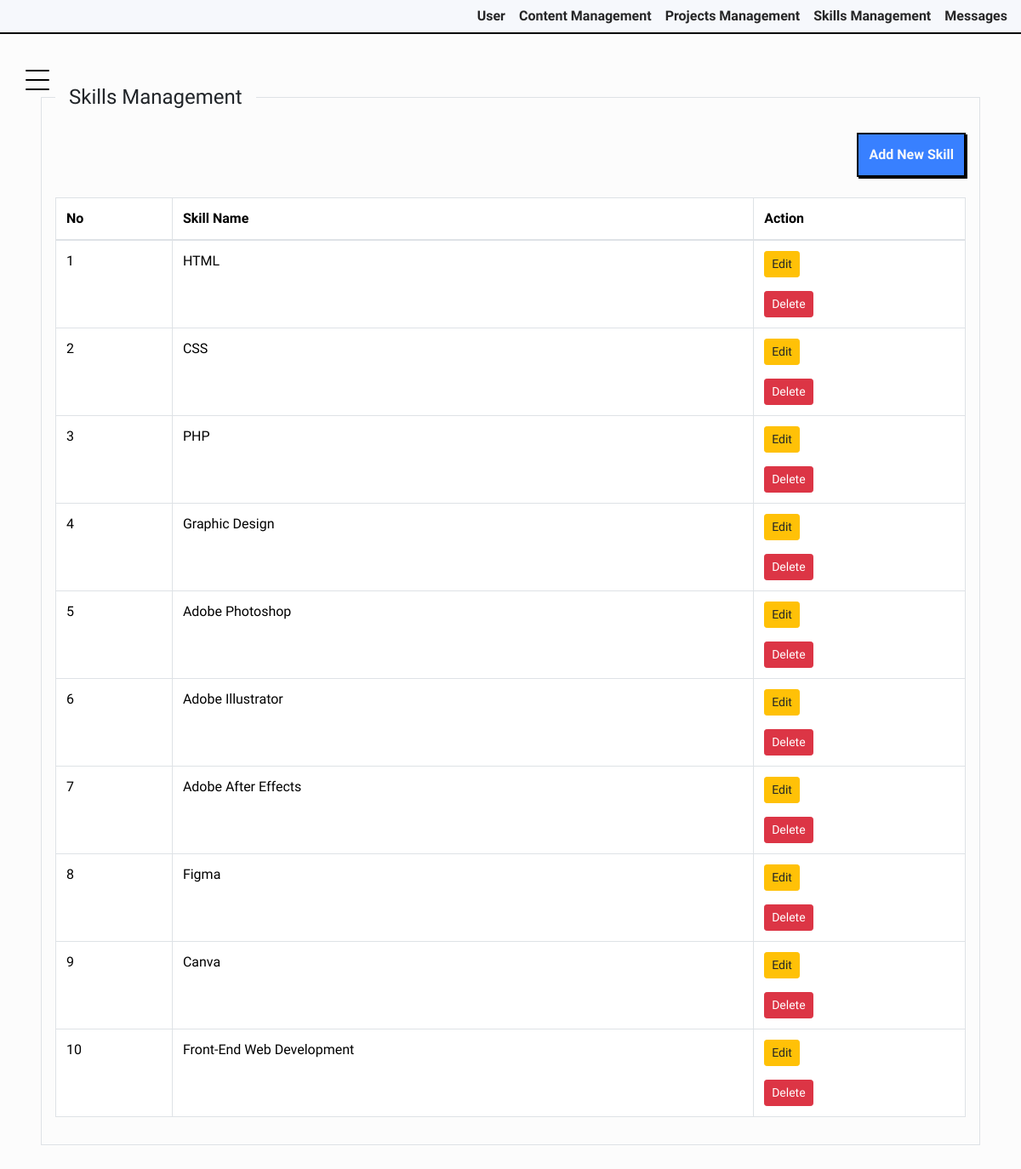
/admin/skills.php, run on the app's committed database.
### tables this page shows
CREATE TABLE `skills` (
  `id` int(11) NOT NULL,
  `skill_name` varchar(255) NOT NULL,
  `created_at` timestamp NOT NULL DEFAULT current_timestamp(),
  `updated_at` timestamp NOT NULL DEFAULT current_timestamp() ON UPDATE current_timestamp()
);

### admin/skills.php (the view, shortened to what this page needs)
<?php
  include 'connection.php';
  $querySkill = mysqli_query($connection, "SELECT * FROM skills");
?>
<!DOCTYPE html>
<html lang="en" class="light-style layout-menu-fixed" dir="ltr" data-theme="theme-default" data-assets-path="../assets/" data-template="vertical-menu-template-free">
<head>
    <link rel="stylesheet" href="../assets/bootstrap-5.3.3-dist/css/bootstrap.min.css" />
    <link rel="stylesheet" href="../assets/style.css">
</head>
<body>
    <div class="layout-wrapper layout-content-navbar">
        <div class="layout-container">
            <?php include 'inc/nav.php'; ?>
            <?php include 'inc/sidebar.php'; ?>
            <div class="content">
                <div class="container-xxl p-5 mt-5">
                    <fieldset class="border p-3 border-black border-3">
                        <legend class="float-none w-auto px-3">Skills Management</legend>
                        <div align="right" class="mb-4">
                            <button class="" onclick="window.location.href='add-skill.php';">Add New Skill</button>
                        </div>
                        <table class="table table-bordered">
                            <thead>
                                <tr>
                                    <th>No</th>
                                    <th>Skill Name</th>
                                    <th>Action</th>
                                </tr>
                            </thead>
                            <tbody>
                                <?php $no = 1; while ($rowSkill = mysqli_fetch_assoc($querySkill)): ?>
                                    <tr>
                                        <td><?php echo $no++ ?></td>
                                        <td><?php echo $rowSkill['skill_name']; ?></td>
                                        <td>
                                            <a href="add-skill.php?edit=<?php echo $rowSkill['id']; ?>" class="mb-3 btn btn-warning btn-sm">Edit</a>
                                            <br>
                                            <a href="skills.php?delete=<?php echo $rowSkill['id']; ?>" class="btn btn-danger btn-sm" onclick="return confirm('Are you sure you want to delete this project?');">Delete</a>
                                        </td>
                                    </tr>
                                <?php endwhile; ?>
                            </tbody>
                        </table>
                    </div>
            </div>
        </div>
    </div>
</body>
</html>

### assets/style.css (style rules this page uses)
:root { --color: #3880ff; --green: rgb(8, 80, 14); --back: #f6f8fc; --gray: #d6d6d6; --gray2: #bababa; --text: #262627; --text2: #f6f8fc; --switch: #fff; }
body { background-color: var(--back); padding: 0px; margin: 0px; max-height: 100%; max-width: 100%; box-sizing: border-box; overflow-x: overlay; color: var(--text); }
* { font-family: "Work Sans", serif; transition: 0.2s filter, 0.2s scale, 0.2s border-color, 0.2s background-color, 0.2s background-image, transform 0.2s, box-shadow 0.2s; }
button, input[type="button"], input[type="submit"], input[type="reset"] { padding: 12px; background: var(--color); border: 2px solid black; color: var(--text2); margin: 4px; border-radius: 4px; box-shadow: 2px 2px 0px black; cursor: pointer; font-weight: 800; }
::placeholder { color: var(--gray); }
:link { color: var(--text); text-decoration: none; }

### assets/admin/css/style.css (style rules this page uses)
body { font-family: "Roboto", -apple-system, BlinkMacSystemFont, "Segoe UI", Roboto, "Helvetica Neue", Arial, "Noto Sans", sans-serif, "Apple Color Emoji", "Segoe UI Emoji", "Segoe UI Symbol", "Noto Color Emoji"; background-color: #fcfcfc; }
a { -webkit-transition: .3s all ease; -o-transition: .3s all ease; transition: .3s all ease; }
a, a:hover { text-decoration: none !important; }
body { position: relative; }
body:before { position: absolute; content: ""; z-index: 1; top: 0; left: 0; right: 0; bottom: 0; background-color: rgba(0, 0, 0, 0.5); opacity: 0; visibility: hidden; -webkit-transition: .3s all ease-in-out; -o-transition: .3s all ease-in-out; transition: .3s all ease-in-out; }

### data on the page
skills: skill_name "HTML"
skills: skill_name "CSS"
skills: skill_name "PHP"
skills: skill_name "Graphic Design"
skills: skill_name "Adobe Photoshop"
skills: skill_name "Adobe Illustrator"
skills: skill_name "Adobe After Effects"
skills: skill_name "Figma"
skills: skill_name "Canva"
skills: skill_name "Front-End Web Development"
